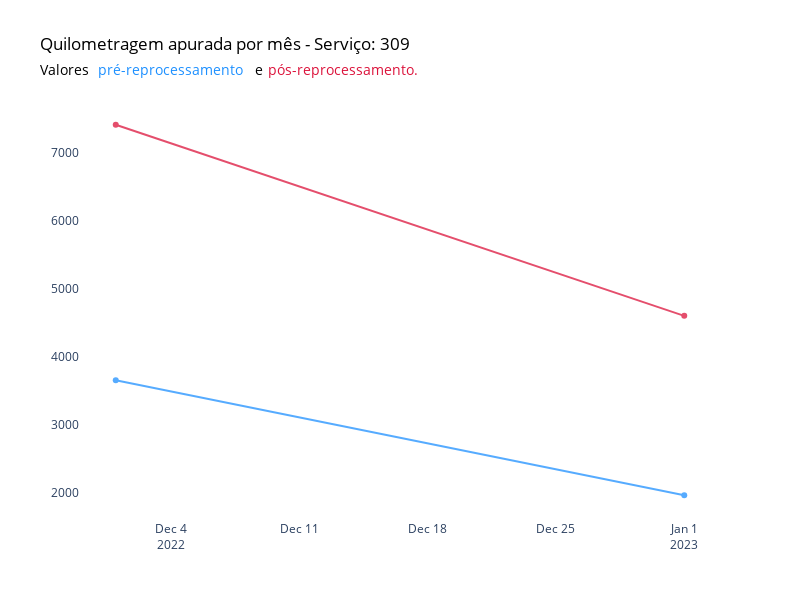

Notebook cell for this chart:
### Code cell
# Criar o gráfico de linha
fig = go.Figure()

# Adicionar a linha com pontos para km_mes_ano['distancia_total']
fig.add_trace(go.Scatter(x=km_mes_ano['mes_ano'], y=km_mes_ano['distancia_total'],
                         mode='lines+markers',
                         name='Km pré-reprocessamento',
                         marker=dict(color='dodgerblue'),
                         opacity=0.75))

# Adicionar a linha com pontos para km_mes_ano['distancia_total_reprocessada']
fig.add_trace(go.Scatter(x=km_mes_ano['mes_ano'], y=km_mes_ano['distancia_total_reprocessada'],
                         mode='lines+markers',
                         name='Km reprocessada',
                         marker=dict(color='crimson'),
                         opacity=0.75))

# Configurar layout e outros parâmetros do gráfico
fig.update_layout(
    title=dict(text="Quilometragem apurada por mês - Serviço: 309", font=dict(color='black')),
    showlegend=False,
    width=800,
    height=600,
    plot_bgcolor='white',
    xaxis=dict(showgrid=False, zeroline=False),
    yaxis=dict(showgrid=False, zeroline=False),
    # Adicionando anotações para o subtítulo com cores específicas
    annotations=[
        dict(
            x=-0.065,
            y=1.10,
            xref='paper',
            yref='paper',
            xanchor='left',
            text='Valores',
            showarrow=False,
            font=dict(color='black', size=14)
        ),
        dict(
            x=0.025,
            y=1.10,
            xref='paper',
            yref='paper',
            xanchor='left',
            text='pré-reprocessamento',
            showarrow=False,
            font=dict(color='dodgerblue', size=14)
        ),
        dict(
            x=0.27,
            y=1.10,
            xref='paper',
            yref='paper',
            xanchor='left',
            text='e',
            showarrow=False,
            font=dict(color='black', size=14)
        ),
        dict(
            x=0.29,
            y=1.10,
            xref='paper',
            yref='paper',
            xanchor='left',
            text='pós-reprocessamento.',
            showarrow=False,
            font=dict(color='crimson', size=14)
        )
    ]
)

fig.show()

### Figure 1 — Plotly figure (JSON) as saved in the notebook; plotly's stock layout.template omitted (floating-point values rounded to 4 significant figures)
{"data": [{"marker": {"color": "dodgerblue"}, "mode": "lines+markers", "name": "Km pré-reprocessamento", "opacity": 0.75, "type": "scatter", "x": ["2022-12", "2023-01"], "y": [3659.0, 1971.0]}, {"marker": {"color": "crimson"}, "mode": "lines+markers", "name": "Km reprocessada", "opacity": 0.75, "type": "scatter", "x": ["2022-12", "2023-01"], "y": [7408.0, 4604.0]}], "layout": {"annotations": [{"font": {"color": "black", "size": 14}, "showarrow": false, "text": "Valores", "x": -0.065, "xanchor": "left", "xref": "paper", "y": 1.1, "yref": "paper"}, {"font": {"color": "dodgerblue", "size": 14}, "showarrow": false, "text": "pré-reprocessamento", "x": 0.025, "xanchor": "left", "xref": "paper", "y": 1.1, "yref": "paper"}, {"font": {"color": "black", "size": 14}, "showarrow": false, "text": "e", "x": 0.27, "xanchor": "left", "xref": "paper", "y": 1.1, "yref": "paper"}, {"font": {"color": "crimson", "size": 14}, "showarrow": false, "text": "pós-reprocessamento.", "x": 0.29, "xanchor": "left", "xref": "paper", "y": 1.1, "yref": "paper"}], "height": 600, "plot_bgcolor": "white", "showlegend": false, "title": {"font": {"color": "black"}, "text": "Quilometragem apurada por mês - Serviço: 309"}, "width": 800, "xaxis": {"showgrid": false, "zeroline": false}, "yaxis": {"showgrid": false, "zeroline": false}}}
